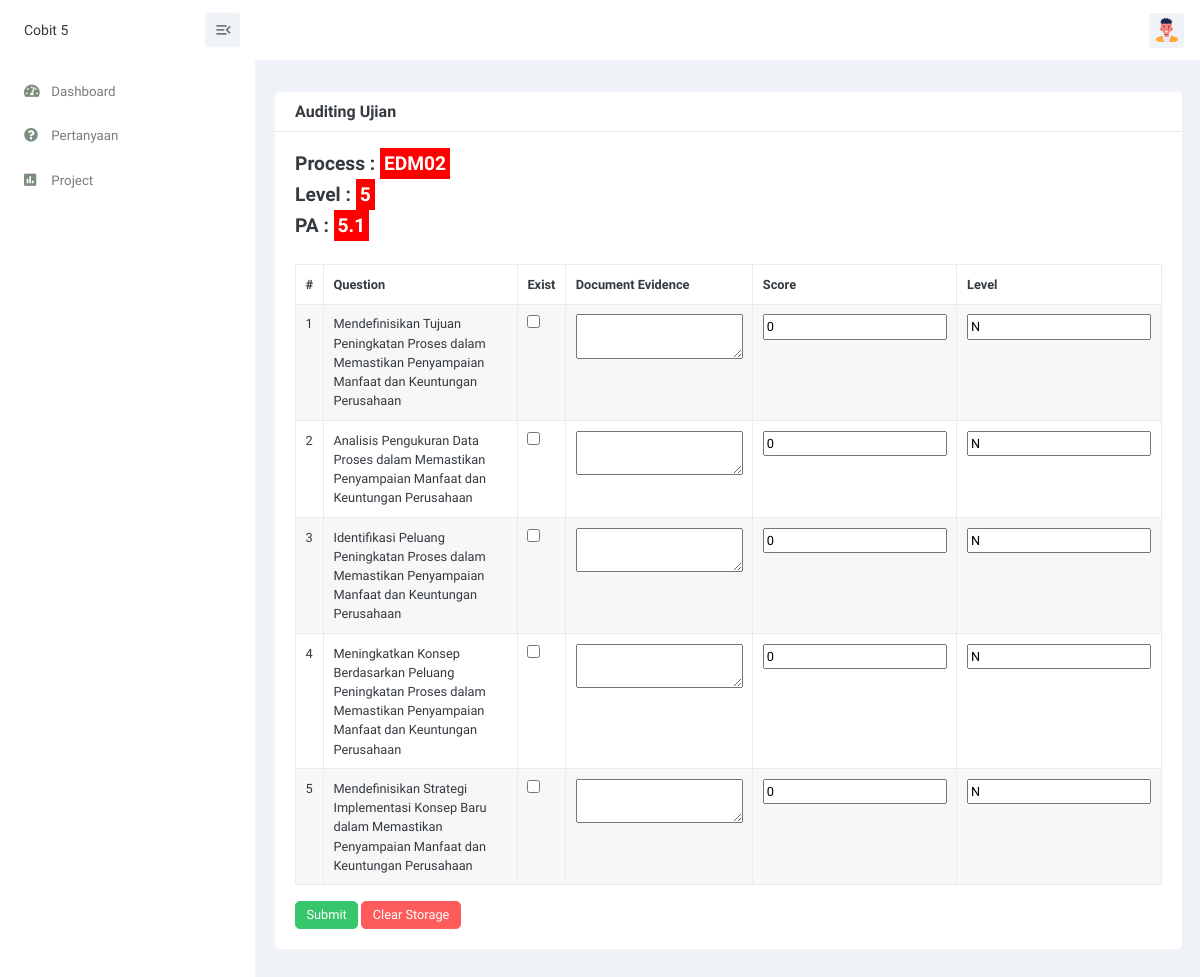
Page /views/pengujian_audit.php?id=8 on the committed database.
### tables this page shows
CREATE TABLE `pengujian` (
  `id_pengujian` int(11) NOT NULL,
  `id_cobit` int(11) NOT NULL,
  `audit_process` varchar(255) NOT NULL,
  `description` varchar(255) DEFAULT NULL,
  `level` int(11) NOT NULL,
  `pa` varchar(10) DEFAULT NULL
);

CREATE TABLE `question` (
  `id_question` int(11) NOT NULL,
  `process_code` varchar(25) NOT NULL,
  `level` int(11) NOT NULL,
  `pa` varchar(10) NOT NULL,
  `question` varchar(1024) NOT NULL,
  `description` varchar(255) DEFAULT NULL
);

### views/pengujian_audit.php (the view, shortened to what this page needs)
<?php
include '../config/database.php';
if (isset($_GET['id']) && is_numeric($_GET['id'])) {
    $id_project = intval($_GET['id']);
} else {
    header("Location: project.php");
    exit();
}
$stmt = $conn->prepare("SELECT * FROM pengujian WHERE id_pengujian = ?");
$stmt->bind_param("i", $id_project);
$stmt->execute();
$audit_detail_query = $stmt->get_result();
if ($audit_detail_query->num_rows > 0) {
    $audit_detail = $audit_detail_query->fetch_assoc();
    $process = $audit_detail['audit_process'];
    $level = $audit_detail['level'];
    $pa = $audit_detail['pa'];
} else {
    echo "<script>Swal.fire('Error', 'Data not found!', 'error').then(function() {
        window.location = 'project.php';
    });</script>";
    exit();
}
?>
<!doctype html>
<html lang="en">
<head>
    <link href="../assets/css/bootstrap.min.css" id="bootstrap-style" rel="stylesheet" type="text/css" />
    <link href="../assets/css/icons.min.css" rel="stylesheet" type="text/css" />
    <link href="../assets/libs/simplebar/simplebar.min.css" rel="stylesheet">
    <link href="../assets/css/app.min.css" id="app-style" rel="stylesheet" type="text/css" />
    <link rel="stylesheet" href="https://cdn.jsdelivr.net/npm/sweetalert2@11/dist/sweetalert2.min.css">
</head>
<body>
    <div id="layout-wrapper">
        <?php include 'partials/topbar.php'; ?>
        <?php include 'partials/sidebar.php'; ?>
        <div class="main-content">
            <div class="page-content">
                <div class="container-fluid">
                    <div class="row">
                        <div class="col-12">
                            <div class="page-title-box d-flex align-items-center justify-content-between">
                            </div>
                        </div>
                    </div>
                    <div class="row">
                        <div class="col-12">
                            <div class="card">
                                <div class="card-header">
                                    <h4 class="card-title">Auditing Ujian</h4>
                                </div>
                                <div class="card-body">
                                    <h4>Process : <span
                                            style="background-color: red; color:white; padding: 4px;"><?php echo $process?></span>
                                    </h4>
                                    <h4>Level : <span id="level"
                                            style="background-color: red; color:white; padding: 4px;"><?php echo $level?></span>
                                    </h4>
                                    <h4>PA : <span id="pa"
                                            style="background-color: red; color:white; padding: 4px;"><?php echo $pa?></span>
                                    </h4><br>
                                    <form id="auditForm" method="post">
                                        <table
                                            class="table table-hover table-bordered table-striped dt-responsive nowrap"
                                            style="border-collapse: collapse; border-spacing: 0; width: 100%;">
                                            <thead>
                                                <tr>
                                                    <th>#</th>
                                                    <th>Question</th>
                                                    <th>Exist</th>
                                                    <th>Document Evidence</th>
                                                    <th>Score</th>
                                                    <th>Level</th>
                                                </tr>
                                            </thead>
                                            <tbody>
                                                <?php
                                                $no = 1;
                                                $get_data = mysqli_query($conn, "SELECT * FROM question WHERE process_code = '$process' AND level = '$level' AND pa = '$pa'");
                                                while ($display = mysqli_fetch_array($get_data)) {
                                                    $question = !empty($display['question']) ? $display['question'] : '-';
                                                ?>
                                                <tr>
                                                    <td><?php echo $no; ?></td>
                                                    <td><?php echo $question; ?></td>
                                                    <td>
                                                        <input type="checkbox" name="exist[]" value="1"
                                                            onchange="updateScoreAndLevel(this)">
                                                    </td>
                                                    <td><textarea name="document_evidence[]"></textarea></td>
                                                    <td>
                                                        <input type="text" name="score[]" value="0" readonly>
                                                    </td>
                                                    <td>
                                                        <input type="text" name="level[]" class="level-input" value="N"
                                                            readonly>
                                                    </td>
                                                </tr>
                                                <?php
                                                $no++;
                                                }
                                                ?>
                                            </tbody>
                                        </table>
                                        <button type="submit" class="btn btn-primary">Submit</button>
                                        <button type="button" id="clearStorageButton" class="btn btn-danger">Clear
                                            Storage</button>
                                    </form>
                                </div>
                            </div>
                        </div>
                    </div>
                </div>
            </div>
        </div>
    </div>
</body>
</html>

### rows in the picture
pengujian: audit_process "EDM02", level "5", pa "5.1"
question: question "Mendefinisikan Tujuan Peningkatan Proses dalam Memastikan Penyampaian Manfaat dan Keuntungan Perusahaan"
question: question "Analisis Pengukuran Data Proses dalam Memastikan Penyampaian Manfaat dan Keuntungan Perusahaan"
question: question "Identifikasi Peluang Peningkatan Proses dalam Memastikan Penyampaian Manfaat dan Keuntungan Perusahaan"
question: question "Meningkatkan Konsep Berdasarkan Peluang Peningkatan Proses dalam Memastikan Penyampaian Manfaat dan Keuntungan Perusahaan"
question: question "Mendefinisikan Strategi Implementasi Konsep Baru dalam Memastikan Penyampaian Manfaat dan Keuntungan Perusahaan"
